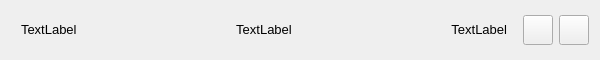
<?xml version="1.0" encoding="UTF-8"?>
<ui version="4.0">
 <class>PasswordCardWidget</class>
 <widget class="QWidget" name="PasswordCardWidget">
  <property name="geometry">
   <rect>
    <x>0</x>
    <y>0</y>
    <width>600</width>
    <height>60</height>
   </rect>
  </property>
  <property name="minimumSize">
   <size>
    <width>0</width>
    <height>60</height>
   </size>
  </property>
  <property name="windowTitle">
   <string>Form</string>
  </property>
  <layout class="QGridLayout" name="gridLayout">
   <item row="0" column="2">
    <widget class="QLabel" name="loginLabel">
     <property name="font">
      <font>
       <pointsize>10</pointsize>
      </font>
     </property>
     <property name="text">
      <string>TextLabel</string>
     </property>
     <property name="alignment">
      <set>Qt::AlignmentFlag::AlignCenter</set>
     </property>
     <property name="margin">
      <number>5</number>
     </property>
     <property name="textInteractionFlags">
      <set>Qt::TextInteractionFlag::LinksAccessibleByMouse|Qt::TextInteractionFlag::TextSelectableByMouse</set>
     </property>
    </widget>
   </item>
   <item row="0" column="4">
    <spacer name="horizontalSpacer_2">
     <property name="orientation">
      <enum>Qt::Orientation::Horizontal</enum>
     </property>
     <property name="sizeType">
      <enum>QSizePolicy::Policy::Fixed</enum>
     </property>
     <property name="sizeHint" stdset="0">
      <size>
       <width>10</width>
       <height>20</height>
      </size>
     </property>
    </spacer>
   </item>
   <item row="0" column="0">
    <spacer name="horizontalSpacer">
     <property name="orientation">
      <enum>Qt::Orientation::Horizontal</enum>
     </property>
     <property name="sizeType">
      <enum>QSizePolicy::Policy::Fixed</enum>
     </property>
     <property name="sizeHint" stdset="0">
      <size>
       <width>10</width>
       <height>20</height>
      </size>
     </property>
    </spacer>
   </item>
   <item row="0" column="6">
    <widget class="QPushButton" name="DELbtn">
     <property name="minimumSize">
      <size>
       <width>30</width>
       <height>30</height>
      </size>
     </property>
     <property name="maximumSize">
      <size>
       <width>30</width>
       <height>30</height>
      </size>
     </property>
     <property name="text">
      <string/>
     </property>
     <property name="iconSize">
      <size>
       <width>25</width>
       <height>25</height>
      </size>
     </property>
    </widget>
   </item>
   <item row="0" column="3">
    <widget class="QLabel" name="passwordLabel">
     <property name="font">
      <font>
       <pointsize>10</pointsize>
      </font>
     </property>
     <property name="text">
      <string>TextLabel</string>
     </property>
     <property name="alignment">
      <set>Qt::AlignmentFlag::AlignRight|Qt::AlignmentFlag::AlignTrailing|Qt::AlignmentFlag::AlignVCenter</set>
     </property>
     <property name="margin">
      <number>5</number>
     </property>
     <property name="textInteractionFlags">
      <set>Qt::TextInteractionFlag::LinksAccessibleByMouse|Qt::TextInteractionFlag::TextSelectableByMouse</set>
     </property>
    </widget>
   </item>
   <item row="0" column="5">
    <widget class="QPushButton" name="SHOWbtn">
     <property name="minimumSize">
      <size>
       <width>30</width>
       <height>30</height>
      </size>
     </property>
     <property name="maximumSize">
      <size>
       <width>30</width>
       <height>30</height>
      </size>
     </property>
     <property name="text">
      <string/>
     </property>
     <property name="iconSize">
      <size>
       <width>25</width>
       <height>25</height>
      </size>
     </property>
    </widget>
   </item>
   <item row="0" column="1">
    <widget class="QLabel" name="urlLabel">
     <property name="font">
      <font>
       <pointsize>10</pointsize>
      </font>
     </property>
     <property name="text">
      <string>TextLabel</string>
     </property>
     <property name="alignment">
      <set>Qt::AlignmentFlag::AlignLeading|Qt::AlignmentFlag::AlignLeft|Qt::AlignmentFlag::AlignVCenter</set>
     </property>
     <property name="margin">
      <number>5</number>
     </property>
     <property name="textInteractionFlags">
      <set>Qt::TextInteractionFlag::LinksAccessibleByMouse|Qt::TextInteractionFlag::TextSelectableByMouse</set>
     </property>
    </widget>
   </item>
  </layout>
 </widget>
 <resources/>
 <connections/>
</ui>
